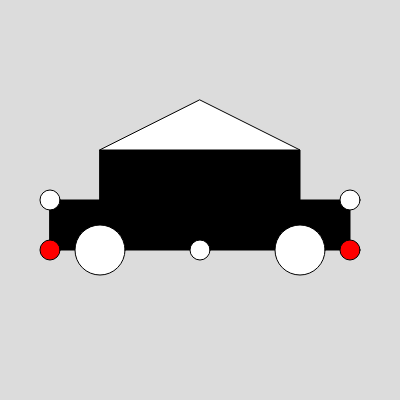
Frame 1 (no input)
Frame 60 (no input): identical to frame 1, image omitted
Frame 120 (the mouse pressed at the canvas centre since frame 60): identical to frame 1, image omitted

The p5.js sketch that drew this single still picture (run headless with seeded random() and noise() and a simulated clock; from frame 60 on, the mouse is pressed at the canvas centre):

// p5.js sketch
// ── sketch.js
function setup() {
  createCanvas(400, 400);
}

function draw() {
  background(220);
  
  //body of the car 
  // rect ( x, y, width, height)
  fill(0, 0, 0);
  rect(50, 200, 300, 50);
  rect ( 100, 150, 200, 50);
  
  // wheels 
  fill (255);
  // ellipse ( x, y, width, height)
  ellipse ( 100, 250, 50, 50);
  ellipse ( 300, 250, 50, 50);
  ellipse ( 700, 250, 550, 20);
  ellipse ( 200, 250, 20, 20);
  
  // roof 
  // triangle ( x1, y1, x2, y2, x3, y3 )
  triangle ( 100, 150, 300, 150, 200, 100);
  
  // headlights
  fill ( 255);
  ellipse ( 50, 200, 20, 20);
  ellipse ( 350, 200, 20, 20);
  
  //taillights
  fill ( 255, 0, 0);
  ellipse ( 50, 250, 20, 20);
  ellipse ( 350, 250, 20, 20);
  
}
